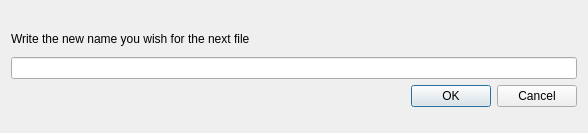
<?xml version="1.0" encoding="UTF-8"?>
<ui version="4.0">
 <class>DialogRenameFile</class>
 <widget class="QDialog" name="DialogRenameFile">
  <property name="geometry">
   <rect>
    <x>0</x>
    <y>0</y>
    <width>588</width>
    <height>133</height>
   </rect>
  </property>
  <property name="windowTitle">
   <string>Dialog</string>
  </property>
  <layout class="QGridLayout" name="gridLayout">
   <item row="0" column="0">
    <layout class="QVBoxLayout" name="verticalLayout">
     <item>
      <widget class="QLabel" name="label">
       <property name="sizePolicy">
        <sizepolicy hsizetype="Preferred" vsizetype="Expanding">
         <horstretch>0</horstretch>
         <verstretch>0</verstretch>
        </sizepolicy>
       </property>
       <property name="maximumSize">
        <size>
         <width>16777215</width>
         <height>25</height>
        </size>
       </property>
       <property name="text">
        <string>Write the new name you wish for the next file</string>
       </property>
      </widget>
     </item>
     <item>
      <widget class="QLineEdit" name="lineEdit">
       <property name="text">
        <string/>
       </property>
      </widget>
     </item>
     <item>
      <widget class="QDialogButtonBox" name="buttonBox">
       <property name="orientation">
        <enum>Qt::Horizontal</enum>
       </property>
       <property name="standardButtons">
        <set>QDialogButtonBox::Cancel|QDialogButtonBox::Ok</set>
       </property>
      </widget>
     </item>
    </layout>
   </item>
  </layout>
 </widget>
 <resources/>
 <connections>
  <connection>
   <sender>buttonBox</sender>
   <signal>accepted()</signal>
   <receiver>DialogRenameFile</receiver>
   <slot>accept()</slot>
   <hints>
    <hint type="sourcelabel">
     <x>248</x>
     <y>254</y>
    </hint>
    <hint type="destinationlabel">
     <x>157</x>
     <y>274</y>
    </hint>
   </hints>
  </connection>
  <connection>
   <sender>buttonBox</sender>
   <signal>rejected()</signal>
   <receiver>DialogRenameFile</receiver>
   <slot>reject()</slot>
   <hints>
    <hint type="sourcelabel">
     <x>316</x>
     <y>260</y>
    </hint>
    <hint type="destinationlabel">
     <x>286</x>
     <y>274</y>
    </hint>
   </hints>
  </connection>
 </connections>
</ui>
